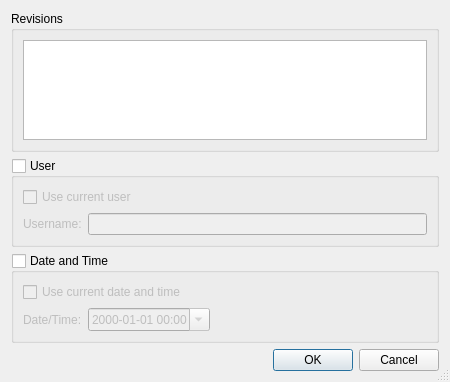
<?xml version="1.0" encoding="UTF-8"?>
<ui version="4.0">
 <class>HgGraftDialog</class>
 <widget class="QDialog" name="HgGraftDialog">
  <property name="geometry">
   <rect>
    <x>0</x>
    <y>0</y>
    <width>450</width>
    <height>382</height>
   </rect>
  </property>
  <property name="windowTitle">
   <string>Copy Changesets</string>
  </property>
  <property name="sizeGripEnabled">
   <bool>true</bool>
  </property>
  <layout class="QVBoxLayout" name="verticalLayout_2">
   <item>
    <widget class="QGroupBox" name="groupBox">
     <property name="title">
      <string>Revisions</string>
     </property>
     <layout class="QVBoxLayout" name="verticalLayout">
      <item>
       <widget class="QPlainTextEdit" name="revisionsEdit">
        <property name="toolTip">
         <string>Enter changesets by number, id, range or revset expression one per line</string>
        </property>
        <property name="tabChangesFocus">
         <bool>true</bool>
        </property>
        <property name="lineWrapMode">
         <enum>QPlainTextEdit::NoWrap</enum>
        </property>
       </widget>
      </item>
     </layout>
    </widget>
   </item>
   <item>
    <widget class="QGroupBox" name="userGroup">
     <property name="toolTip">
      <string>Select to give user information</string>
     </property>
     <property name="title">
      <string>User</string>
     </property>
     <property name="checkable">
      <bool>true</bool>
     </property>
     <property name="checked">
      <bool>false</bool>
     </property>
     <layout class="QGridLayout" name="gridLayout">
      <item row="0" column="0" colspan="2">
       <widget class="QCheckBox" name="currentUserCheckBox">
        <property name="toolTip">
         <string>Select to use the name of the current user</string>
        </property>
        <property name="text">
         <string>Use current user</string>
        </property>
       </widget>
      </item>
      <item row="1" column="0">
       <widget class="QLabel" name="label_3">
        <property name="text">
         <string>Username:</string>
        </property>
       </widget>
      </item>
      <item row="1" column="1">
       <widget class="QLineEdit" name="userEdit">
        <property name="toolTip">
         <string>Enter the user name to be used</string>
        </property>
       </widget>
      </item>
     </layout>
    </widget>
   </item>
   <item>
    <widget class="QGroupBox" name="dateGroup">
     <property name="toolTip">
      <string>Select to give date and time information</string>
     </property>
     <property name="title">
      <string>Date and Time</string>
     </property>
     <property name="checkable">
      <bool>true</bool>
     </property>
     <property name="checked">
      <bool>false</bool>
     </property>
     <layout class="QGridLayout" name="gridLayout_2">
      <item row="0" column="0" colspan="3">
       <widget class="QCheckBox" name="currentDateCheckBox">
        <property name="toolTip">
         <string>Select to use the current date and time</string>
        </property>
        <property name="text">
         <string>Use current date and time</string>
        </property>
       </widget>
      </item>
      <item row="1" column="0">
       <widget class="QLabel" name="label_4">
        <property name="text">
         <string>Date/Time:</string>
        </property>
       </widget>
      </item>
      <item row="1" column="1">
       <widget class="QDateTimeEdit" name="dateTimeEdit">
        <property name="toolTip">
         <string>Enter the date and time to be used</string>
        </property>
        <property name="displayFormat">
         <string notr="true">yyyy-MM-dd hh:mm</string>
        </property>
        <property name="calendarPopup">
         <bool>true</bool>
        </property>
       </widget>
      </item>
      <item row="1" column="2">
       <spacer name="horizontalSpacer">
        <property name="orientation">
         <enum>Qt::Horizontal</enum>
        </property>
        <property name="sizeHint" stdset="0">
         <size>
          <width>241</width>
          <height>20</height>
         </size>
        </property>
       </spacer>
      </item>
     </layout>
    </widget>
   </item>
   <item>
    <widget class="QDialogButtonBox" name="buttonBox">
     <property name="orientation">
      <enum>Qt::Horizontal</enum>
     </property>
     <property name="standardButtons">
      <set>QDialogButtonBox::Cancel|QDialogButtonBox::Ok</set>
     </property>
    </widget>
   </item>
  </layout>
 </widget>
 <tabstops>
  <tabstop>revisionsEdit</tabstop>
  <tabstop>userGroup</tabstop>
  <tabstop>currentUserCheckBox</tabstop>
  <tabstop>userEdit</tabstop>
  <tabstop>dateGroup</tabstop>
  <tabstop>currentDateCheckBox</tabstop>
  <tabstop>dateTimeEdit</tabstop>
  <tabstop>buttonBox</tabstop>
 </tabstops>
 <resources/>
 <connections>
  <connection>
   <sender>buttonBox</sender>
   <signal>accepted()</signal>
   <receiver>HgGraftDialog</receiver>
   <slot>accept()</slot>
   <hints>
    <hint type="sourcelabel">
     <x>231</x>
     <y>372</y>
    </hint>
    <hint type="destinationlabel">
     <x>157</x>
     <y>212</y>
    </hint>
   </hints>
  </connection>
  <connection>
   <sender>buttonBox</sender>
   <signal>rejected()</signal>
   <receiver>HgGraftDialog</receiver>
   <slot>reject()</slot>
   <hints>
    <hint type="sourcelabel">
     <x>299</x>
     <y>372</y>
    </hint>
    <hint type="destinationlabel">
     <x>286</x>
     <y>212</y>
    </hint>
   </hints>
  </connection>
  <connection>
   <sender>currentUserCheckBox</sender>
   <signal>toggled(bool)</signal>
   <receiver>label_3</receiver>
   <slot>setDisabled(bool)</slot>
   <hints>
    <hint type="sourcelabel">
     <x>52</x>
     <y>193</y>
    </hint>
    <hint type="destinationlabel">
     <x>52</x>
     <y>217</y>
    </hint>
   </hints>
  </connection>
  <connection>
   <sender>currentUserCheckBox</sender>
   <signal>toggled(bool)</signal>
   <receiver>userEdit</receiver>
   <slot>setDisabled(bool)</slot>
   <hints>
    <hint type="sourcelabel">
     <x>180</x>
     <y>195</y>
    </hint>
    <hint type="destinationlabel">
     <x>179</x>
     <y>221</y>
    </hint>
   </hints>
  </connection>
  <connection>
   <sender>currentDateCheckBox</sender>
   <signal>toggled(bool)</signal>
   <receiver>label_4</receiver>
   <slot>setDisabled(bool)</slot>
   <hints>
    <hint type="sourcelabel">
     <x>72</x>
     <y>287</y>
    </hint>
    <hint type="destinationlabel">
     <x>69</x>
     <y>308</y>
    </hint>
   </hints>
  </connection>
  <connection>
   <sender>currentDateCheckBox</sender>
   <signal>toggled(bool)</signal>
   <receiver>dateTimeEdit</receiver>
   <slot>setDisabled(bool)</slot>
   <hints>
    <hint type="sourcelabel">
     <x>122</x>
     <y>290</y>
    </hint>
    <hint type="destinationlabel">
     <x>120</x>
     <y>312</y>
    </hint>
   </hints>
  </connection>
 </connections>
</ui>
